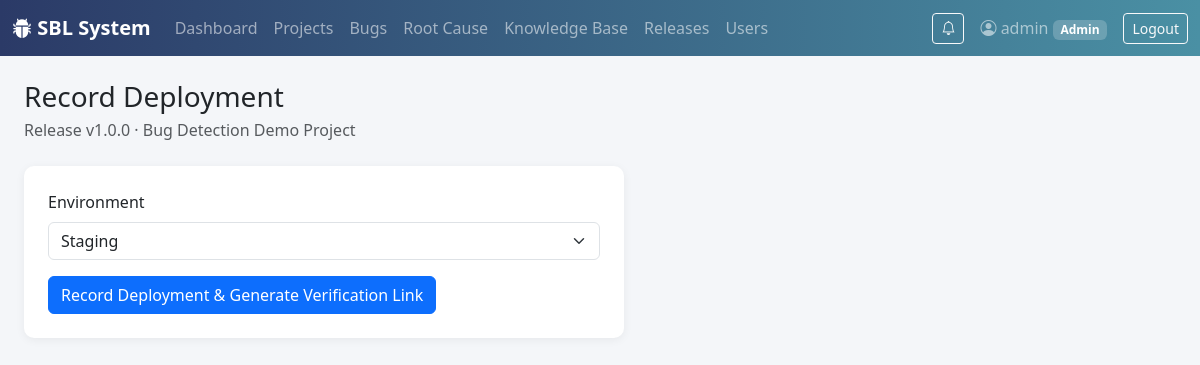
The page /deploy/release/1/new (signed in) on the database its author committed.
### tables this page shows
CREATE TABLE users (
    id INTEGER PRIMARY KEY AUTOINCREMENT,
    username TEXT UNIQUE NOT NULL,
    email TEXT UNIQUE NOT NULL,
    password_hash TEXT NOT NULL,
    role TEXT NOT NULL DEFAULT 'Tester',
    created_at TIMESTAMP DEFAULT CURRENT_TIMESTAMP
);

CREATE TABLE releases (
    id INTEGER PRIMARY KEY AUTOINCREMENT,
    project_id INTEGER NOT NULL,
    version_number TEXT NOT NULL,
    release_type TEXT DEFAULT 'Minor',
    release_notes TEXT,
    status TEXT DEFAULT 'Planned',
    released_at TIMESTAMP NULL,
    created_by INTEGER,
    created_at TIMESTAMP DEFAULT CURRENT_TIMESTAMP,
    FOREIGN KEY (project_id) REFERENCES projects(id) ON DELETE CASCADE,
    FOREIGN KEY (created_by) REFERENCES users(id)
);

CREATE TABLE projects (
    id INTEGER PRIMARY KEY AUTOINCREMENT,
    name TEXT NOT NULL,
    description TEXT,
    created_by INTEGER,
    created_at TIMESTAMP DEFAULT CURRENT_TIMESTAMP,
    FOREIGN KEY (created_by) REFERENCES users(id)
);

### app/deploy.py (the view, shortened to what this page needs)
@bp.route("/release/<int:release_id>/new", methods=("GET", "POST"))
@roles_required("Admin", "Manager", "Developer")
def new_deployment(release_id):
    release = get_release_or_404(release_id)
    return render_template("deploy/new.html", release=release, environments=ENVIRONMENTS)

### app/access.py (called while the page is built, shortened)
def _role(user):
    return user["role"] if user is not None else None

def project_scope(user, column="p.id"):
    role = _role(user)
    if role in ("Admin", "Tester"):
        return "1=1", ()
    if role in RESTRICTED_ROLES:
        return f"{column} IN ({_MEMBER_SQL})", (user["id"],)
    return "0=1", ()

def has_project_access(db, user, project_id):
    sql, params = project_scope(user, "p.id")
    return db.execute(f"SELECT 1 FROM projects p WHERE p.id = ? AND {sql}", (project_id, *params)).fetchone() is not None

def require_project_access(db, project_id):
    if not has_project_access(db, g.user, project_id):
        abort(403)

def guard_uploads():
    if not request.path.startswith("/static/uploads/"):
        return None

### app/auth.py (called while the page is built)
def roles_required(*allowed_roles):
    def decorator(view):
        @functools.wraps(view)
        def wrapped(**kwargs):
            if g.user is None:
                return redirect(url_for("auth.login"))
            if g.user["role"] not in allowed_roles:
                flash("You don't have permission to access that.", "danger")
                return redirect(url_for("dashboard.home"))
            return view(**kwargs)
        return wrapped
    return decorator

### app/db.py (called while the page is built)
def get_db():
    if "db" not in g:
        g.db = sqlite3.connect(DB_PATH, detect_types=sqlite3.PARSE_DECLTYPES)
        g.db.row_factory = sqlite3.Row
        g.db.execute("PRAGMA foreign_keys = ON")
    return g.db

### app/releases.py (called while the page is built)
def get_release_or_404(release_id):
    db = get_db()
    release = db.execute(
        """SELECT r.*, p.name AS project_name FROM releases r
           JOIN projects p ON p.id = r.project_id WHERE r.id = ?""",
        (release_id,),
    ).fetchone()
    if release is None:
        abort(404)
    access.require_project_access(db, release["project_id"])
    return release

### app/templates/deploy/new.html (shortened to what this page needs)
{% extends "base.html" %}
{% block content %}
<h3 class="mb-1">Record Deployment</h3>
<p class="text-muted mb-4">Release {{ release['version_number'] }} &middot; {{ release['project_name'] }}</p>
<div class="card sbl-card p-4" style="max-width: 600px;">
  <form method="post">
    <div class="mb-3">
      <label class="form-label">Environment</label>
      <select name="environment" class="form-select">
        {% for e in environments %}<option value="{{ e }}">{{ e }}</option>{% endfor %}
      </select>
    </div>
    <button type="submit" class="btn btn-primary">Record Deployment &amp; Generate Verification Link</button>
  </form>
</div>
{% endblock %}

### app/templates/base.html (shortened to what this page needs)
<!doctype html>
<html lang="en">
<head>
  <link href="https://cdnjs.cloudflare.com/ajax/libs/bootstrap/5.3.3/css/bootstrap.min.css" rel="stylesheet">
  <link href="https://cdnjs.cloudflare.com/ajax/libs/bootstrap-icons/1.11.3/font/bootstrap-icons.min.css" rel="stylesheet">
  <link href="{{ url_for('static', filename='css/style.css') }}" rel="stylesheet">
</head>
<body>
{% if current_user %}
<nav class="navbar navbar-expand-lg navbar-dark sbl-navbar">
  <div class="container-fluid">
    <a class="navbar-brand fw-semibold" href="{{ url_for('dashboard.home') }}"><i class="bi bi-bug-fill"></i> SBL System</a>
    <div class="collapse navbar-collapse" id="nav">
      <ul class="navbar-nav me-auto">
        <li class="nav-item"><a class="nav-link" href="{{ url_for('dashboard.home') }}">Dashboard</a></li>
        <li class="nav-item"><a class="nav-link" href="{{ url_for('projects.list_projects') }}">Projects</a></li>
        <li class="nav-item"><a class="nav-link" href="{{ url_for('bugs.list_bugs') }}">Bugs</a></li>
        <li class="nav-item"><a class="nav-link" href="{{ url_for('rca.list_all') }}">Root Cause</a></li>
        <li class="nav-item"><a class="nav-link" href="{{ url_for('kb.list_articles') }}">Knowledge Base</a></li>
        <li class="nav-item"><a class="nav-link" href="{{ url_for('releases.list_releases') }}">Releases</a></li>
        {% if current_user['role'] == 'Admin' %}
        <li class="nav-item"><a class="nav-link" href="{{ url_for('auth.manage_users') }}">Users</a></li>
        {% endif %}
      </ul>
      <a href="{{ url_for('notifications.list_notifications') }}"
         class="btn btn-outline-light btn-sm me-3 position-relative"
         title="Notifications">
        <i class="bi bi-bell"></i>
      </a>
      <span class="navbar-text me-3">
        <i class="bi bi-person-circle"></i> {{ current_user['username'] }}
        <span class="badge sbl-role-badge">{{ current_user['role'] }}</span>
      </span>
      <a href="{{ url_for('auth.logout') }}" class="btn btn-outline-light btn-sm">Logout</a>
    </div>
  </div>
</nav>
{% endif %}
<div class="container-fluid py-4 px-4">
  {% block content %}{% endblock %}
</div>
</body>
</html>

### app/static/css/style.css (style rules this page uses)
:root { --sbl-primary: #2b3a67; --sbl-accent: #4a90a4; }
body { background-color: #f4f6f9; }
.sbl-navbar { background: linear-gradient(90deg, var(--sbl-primary), var(--sbl-accent)); }
.sbl-role-badge { background-color: rgba(255,255,255,0.2); }
.sbl-card { border: none; border-radius: 10px; box-shadow: 0 2px 10px rgba(0,0,0,0.06); }

### rows shown on the page
users: username "admin", role "Admin"
releases: version_number "v1.0.0"
projects: project_name "Bug Detection Demo Project"

### other values the page prints
form field environment "Staging"
